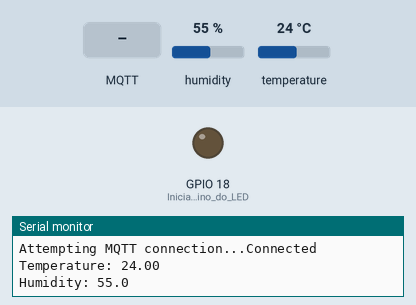
This sketch was run on a simulated ESP32. Parts: output pins drawn as LEDs (lit = HIGH), the last lines printed to the serial monitor. The inputs (shaded band) are chosen by the test bench; at power-on: humidity 55 %, temperature 24 °C. WiFi joins after 1.5 s; servers stay silent unless stated; random numbers use the default seed unless the sketch sets one; no MQTT or app messages arrive unless stated.

Above: at 2.7 s.
2.8 s: MQTT message "1" arrives on the first subscribed topic
At 3.2 s:
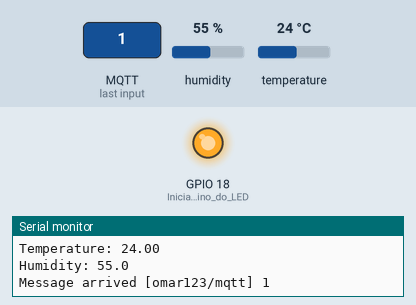
4.3 s: MQTT message "0" arrives on the first subscribed topic
At 5.5 s:
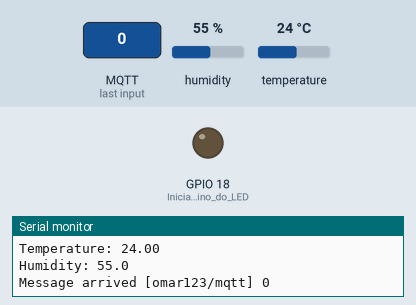
Timing chart, 0 to 7.3 s (numbered marks = the images above; inputs shaded):
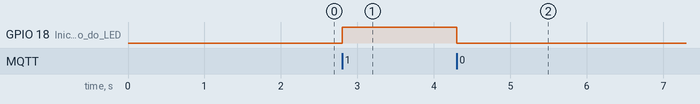

The sketch:

wifi3.ino
```cpp
#include <WiFi.h> // Biblioteca para conexão WiFi
#include <PubSubClient.h> // Biblioteca para comunicação MQTT
#include "DHTesp.h" // Biblioteca para sensor DHT

const int DHT_PIN = 15; // Define o pino de conexão do sensor DHT

DHTesp dhtSensor; // Cria um objeto para o sensor DHT

// Credenciais da rede WiFi
const char* ssid = "WIFIESP32";
const char* password = "WIFIESP32";

// Endereço do servidor MQTT
const char* mqtt_server = "10.0.0.103";

WiFiClient espClient; // Cria um objeto WiFiClient
PubSubClient client(espClient); // Cria um cliente MQTT usando o WiFiClient
unsigned long lastMsg = 0; // Armazena o tempo da última mensagem enviada
#define MSG_BUFFER_SIZE  (50) // Define o tamanho do buffer da mensagem
float temp = 0; // Variável para armazenar a temperatura
float hum = 0; // Variável para armazenar a umidade
int value = 0; // Variável para outros valores (não utilizada neste código)

void setup_wifi() {
  delay(10);
  // Inicia a conexão com a rede WiFi
  Serial.println();
  Serial.print("Connecting to ");
  Serial.println(ssid);

  WiFi.mode(WIFI_STA); // Define o modo WiFi como estação
  WiFi.begin(ssid, password); // Inicia a conexão WiFi

  // Aguarda até que a conexão seja estabelecida
  while (WiFi.status() != WL_CONNECTED) {
    delay(500);
    Serial.print(".");
  }

  randomSeed(micros()); // Inicializa o gerador de números aleatórios

  Serial.println("");
  Serial.println("WiFi connected");
  Serial.println("IP address: ");
  Serial.println(WiFi.localIP()); // Exibe o endereço IP obtido
}

void callback(char* topic, byte* payload, unsigned int length) {
  // Função de callback para receber mensagens MQTT
  Serial.print("Message arrived [");
  Serial.print(topic);
  Serial.print("] ");
  for (int i = 0; i < length; i++) {
    Serial.print((char)payload[i]);
  }
  Serial.println();

  // Liga ou desliga o LED com base na mensagem recebida
  if ((char)payload[0] == '1') {
    digitalWrite(18, HIGH); // Liga o LED
  } else if((char)payload[0] == '0') {
    digitalWrite(18, LOW); // Desliga o LED
  }
}

void reconnect() {
  // Tenta reconectar ao servidor MQTT
  while (!client.connected()) {
    Serial.print("Attempting MQTT connection...");
    // Cria um ID de cliente aleatório
    String clientId = "ESP8266Client-";
    clientId += String(random(0xffff), HEX);
    // Tenta conectar
    if (client.connect(clientId.c_str())) {
      Serial.println("Connected");
      // Publica uma mensagem de anúncio
      client.publish("omar123/mqtt", "iotfrontier");
      // Reinscreve no tópico
      client.subscribe("omar123/mqtt");
    } else {
      Serial.print("failed, rc=");
      Serial.print(client.state());
      Serial.println(" try again in 5 seconds");
      // Espera 5 segundos antes de tentar novamente
      delay(5000);
    }
  }
}

void setup() {
  pinMode(18, OUTPUT); // Inicializa o pino do LED como saída
  Serial.begin(115200); // Inicializa a comunicação serial
  setup_wifi(); // Conecta ao WiFi
  client.setServer(mqtt_server, 1883); // Define o servidor MQTT e a porta
  client.setCallback(callback); // Define a função de callback para o cliente MQTT
  dhtSensor.setup(DHT_PIN, DHTesp::DHT11); // Inicializa o sensor DHT
  analogRead(2); // Realiza uma leitura analógica no pino 2 (não utilizado neste código)
}

void loop() {
  if (!client.connected()) {
    reconnect(); // Reconnecta ao servidor MQTT se necessário
  }
  client.loop(); // Mantém a comunicação MQTT

  unsigned long now = millis(); // Obtém o tempo atual
  if (now - lastMsg > 2000) { // Verifica se 2 segundos se passaram desde a última mensagem
    lastMsg = now; // Atualiza o tempo da última mensagem
    TempAndHumidity data = dhtSensor.getTempAndHumidity(); // Obtém os dados de temperatura e umidade

    String temp = String(data.temperature, 2); // Converte a temperatura para string
    Serial.print("Temperature: ");
    Serial.println(temp);
    client.publish("omar123/temperature", temp.c_str()); // Publica a temperatura no tópico MQTT

    String hum = String(data.humidity, 1); // Converte a umidade para string
    Serial.print("Humidity: ");
    Serial.println(hum);
    client.publish("omar123/humidity", hum.c_str()); // Publica a umidade no tópico MQTT
  }
}
```

Measured:
- after the input at 2.8 s, GPIO 18 (Inicializa_o_pino_do_LED): LOW → HIGH at once
- after the input at 4.3 s, GPIO 18 (Inicializa_o_pino_do_LED): HIGH → LOW at once
